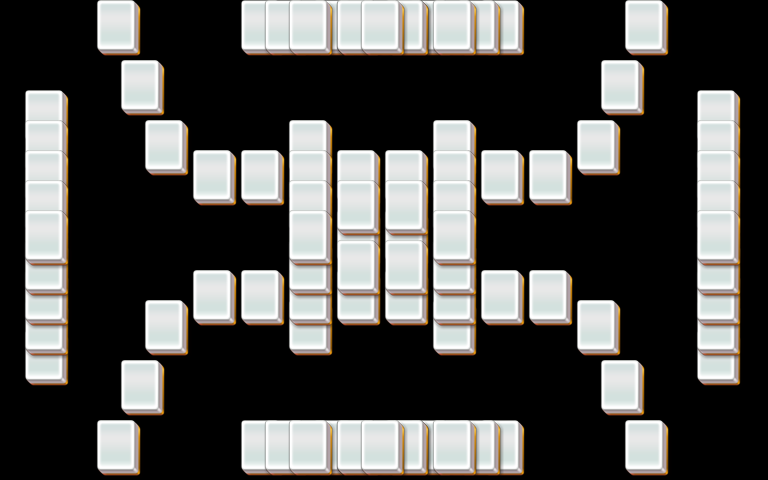

Rendered tile map (Tiled .tmx) drawn with the repository's tilesets; below, a short description and the map source with its tile grids summarised:
An orthogonal 32x16 tile map with 24x30 px tiles, 5 tile layers (layer1, layer2, layer3, layer4, ...).

<map version="1.0" orientation="orthogonal" width="32" height="16" tilewidth="24" tileheight="30">
 <properties>
  <property name="species" value="25" />
 </properties>
 <tileset firstgid="1" name="mahjong" tilewidth="48" tileheight="60">
  <image source="mahjong.png" />
 </tileset>
 <layer name="layer1" width="32" height="16">
  <data>[512 cells, 56 non-empty, 1 distinct tile ids]</data>
 </layer>
 <layer name="layer2" width="32" height="16">
  <data>[512 cells, 52 non-empty, 1 distinct tile ids]</data>
 </layer>
 <layer name="layer3" width="32" height="16">
  <data>[512 cells, 24 non-empty, 1 distinct tile ids]</data>
 </layer>
 <layer name="layer4" width="32" height="16">
  <data>[512 cells, 12 non-empty, 1 distinct tile ids]</data>
 </layer>
 <layer name="layer5" width="32" height="16">
  <data>[512 cells, 6 non-empty, 1 distinct tile ids]</data>
 </layer>
</map>
